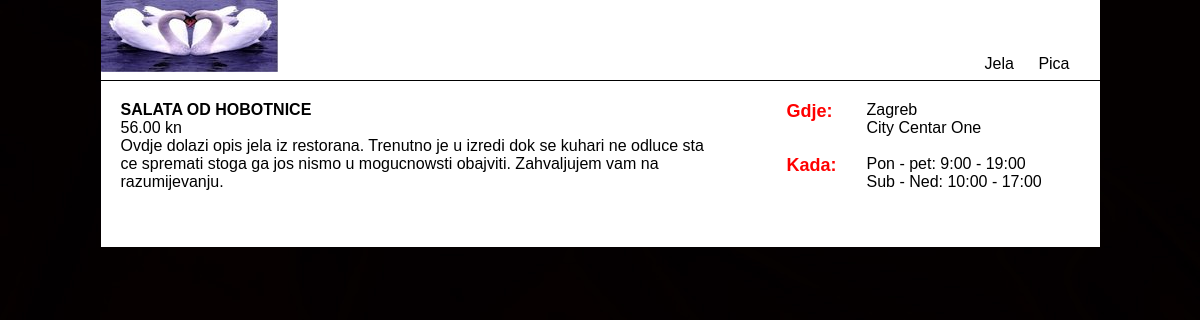
The page /index.php?page=item&stockID=3 on the database its author committed.
### tables this page shows
CREATE TABLE `category` (
  `categoryID` int(2) NOT NULL,
  `name` varchar(50) NOT NULL
);

CREATE TABLE `stock` (
  `stockID` int(2) NOT NULL,
  `name` varchar(100) NOT NULL,
  `categoryID` int(1) NOT NULL,
  `price` decimal(5,2) NOT NULL,
  `thumbnail` varchar(100) NOT NULL,
  `bigphoto` varchar(100) NOT NULL,
  `description` varchar(1000) NOT NULL
);

### categoryList.php (the view)
<?php
$cat_sql="SELECT * FROM category";
			$cat_query=mysqli_query($dbconnect, $cat_sql);
			$cat_rs=mysqli_fetch_assoc($cat_query);
			do { ?>
			<a href="index.php?page=category&categoryID=<?php echo $cat_rs['categoryID']; ?>"><?php echo $cat_rs['name']; ?></a>
				<?php
			} while ($cat_rs=mysqli_fetch_assoc($cat_query))
?>

### item.php (shortened to what this page needs)
<?php
	$item_sql="SELECT * FROM stock WHERE stockID=".$_GET['stockID'];
	if($item_query=mysqli_query($dbconnect, $item_sql)) {
		$item_rs=mysqli_fetch_assoc($item_query);
		?>
		<h1><?php echo $item_rs['name']; ?></h1>
		<p><?php echo $item_rs['price']; ?> kn</p>
		<p><?php echo $item_rs['description']; ?></p>
		<?php
	}
?>

### styles.css (style rules this page uses)
* { margin:0px; padding:0px; }
body { background-image:url(images/black.jpg); font-family:Arial, Helvetica, sans-serif; }
p { font-family:Arial, Helvetica, sans-serif; }
.navigation a:link { text-decoration:none; color:#000; font-family:Arial, Helvetica, sans-serif; margin: 0px 10px 0px 10px; }
h1 { font-family:Arial, Helvetica, sans-serif; font-size: 16px; font-weight: bold; }

### rows shown on the page
category: name "Jela"
category: name "Pica"
stock: name "SALATA OD HOBOTNICE", price "56.00", description "Ovdje dolazi opis jela iz restorana. Trenutno je u izredi dok se kuhari ne odluce sta ce spremati stoga ga jos nismo u mogucnowsti obajviti. Zahvaljujem vam na razumijevanju."
